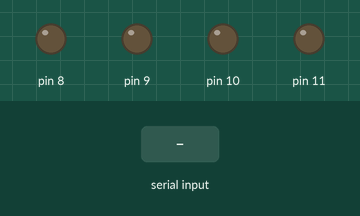
Bench run of a sketch on a simulated Arduino Uno, built with avr-gcc and run on an emulated ATmega328P. Parts: output pins drawn as LEDs (lit = HIGH). Inputs (shaded band) come from the test bench.

Above: at 1.2 s.
1.3 s: "1" received over Serial
At 2.4 s:
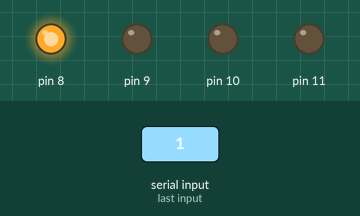
2.8 s: "2" received over Serial
At 3.6 s:
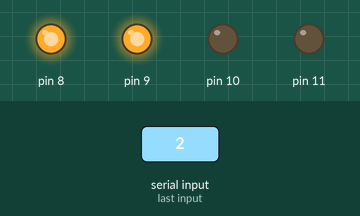
4.3 s: "3" received over Serial
At 4.7 s:
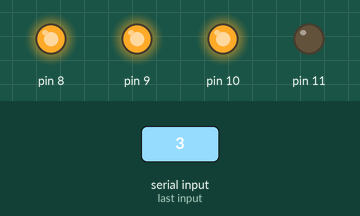
5.8 s: "4" received over Serial
At 7.0 s:
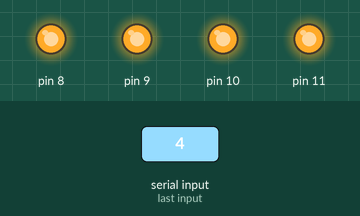
7.3 s: "D" received over Serial
At 7.4 s:
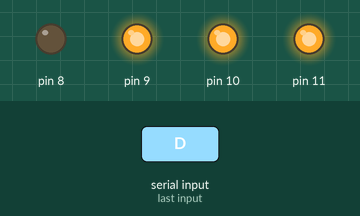
9.4 s: "2" received over Serial
At 9.8 s:
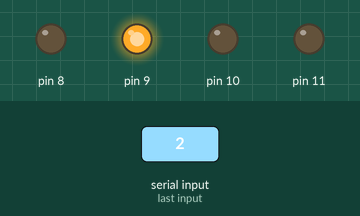
Timing chart, 0 to 11.9 s (numbered marks = the images above; inputs shaded):
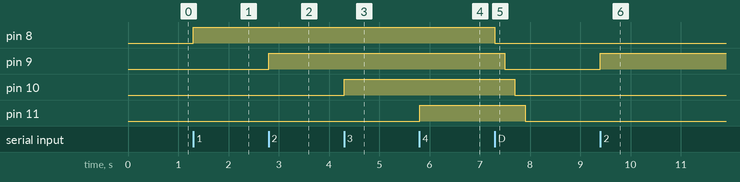

The sketch:

monitorserialLigarLedEDesligar.ino
```cpp
void setup() {
  Serial.begin(9600);
  pinMode(8, OUTPUT);
  pinMode(9, OUTPUT);
  pinMode(10, OUTPUT);
  pinMode(11, OUTPUT);
}

void loop() {
  //Serial.availabre usado para procurar dentro do (arduino) o que voce esta procurando.
  if (Serial.available()) {
    char recebendo = Serial.read();
    switch (recebendo)
    {
      //digitar '1,2,3,4' no monitor serial para ligar os LEDS.
      case '1':
        if (digitalRead(8) == LOW) {
          digitalWrite(8, HIGH);
        }
        else {
          digitalWrite(8, LOW);
        }
        break;
      case '2':
        if (digitalRead(9) == LOW) {
          digitalWrite(9, HIGH);
        }
        else {
          digitalWrite(9, LOW);
        }
        break;
      case '3':
        if (digitalRead(10) == LOW) {
          digitalWrite(10, HIGH);
        }
        else {
          digitalWrite(10, LOW);
        }
        break;
      case '4':
        if (digitalRead(11) == LOW) {
          digitalWrite(11, HIGH);
        }
        else {
          digitalWrite(11, LOW);
        }
        break;

      //digitar 'D' no monitor serial para desligar os LEDS em ordem.
      case 'D':
        digitalWrite(8, LOW);
        delay(200);
        digitalWrite(9, LOW);
        delay(200);
        digitalWrite(10, LOW);
        delay(200);
        digitalWrite(11, LOW);
        break;

      //Testar LEDS.
      case 'L':
        digitalWrite(8, HIGH);
        digitalWrite(9, HIGH);
        digitalWrite(10, HIGH);
        digitalWrite(11, HIGH);
        delay(700);
        digitalWrite(8, LOW);
        digitalWrite(9, LOW);
        digitalWrite(10, LOW);
        digitalWrite(11, LOW);
        break;
    }

  }

}
```

Measured:
- after the input at 1.3 s, pin 8: LOW → HIGH at once
- after the input at 2.8 s, pin 9: LOW → HIGH at once
- after the input at 4.3 s, pin 10: LOW → HIGH at once
- after the input at 5.8 s, pin 11: LOW → HIGH at once
- after the input at 7.3 s, pin 8: HIGH → LOW at once; pin 9: HIGH → LOW after 0.20 s; pin 10: HIGH → LOW after 0.40 s; pin 11: HIGH → LOW after 0.60 s
- after the input at 9.4 s, pin 9: LOW → HIGH at once
